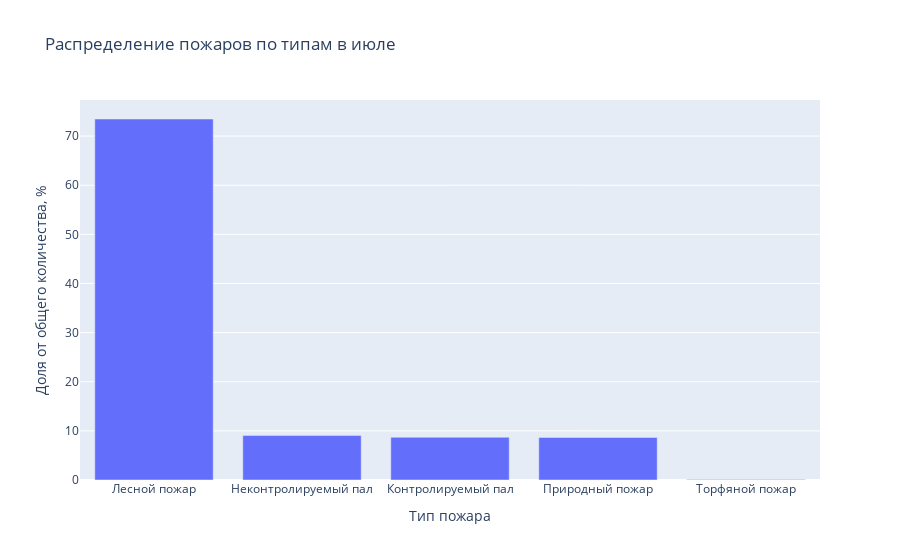

Notebook code cell kept with this figure:
### Code cell
fig = px.bar(wildfire_type_july, x='Тип пожара', y='Доля от общего количества, %', 
             title='Распределение пожаров по типам в июле')
fig.show()
fig.write_image('img/распределение июль.jpg')

### Figure 1 — Plotly figure (JSON) as saved in the notebook; plotly's stock layout.template omitted (floating-point values rounded to 4 significant figures)
{"data": [{"alignmentgroup": "True", "hovertemplate": "Тип пожара=%{x}<br>Доля от общего количества, %=%{y}<extra></extra>", "legendgroup": "", "marker": {"color": "#636efa", "pattern": {"shape": ""}}, "name": "", "offsetgroup": "", "orientation": "v", "showlegend": false, "textposition": "auto", "type": "bar", "x": ["Лесной пожар", "Неконтролируемый пал", "Контролируемый пал", "Природный пожар", "Торфяной пожар"], "xaxis": "x", "y": [73.47, 9.081, 8.694, 8.668, 0.08239], "yaxis": "y"}], "layout": {"barmode": "relative", "legend": {"tracegroupgap": 0}, "title": {"text": "Распределение пожаров по типам в июле"}, "xaxis": {"anchor": "y", "domain": [0, 1], "title": {"text": "Тип пожара"}}, "yaxis": {"anchor": "x", "domain": [0, 1], "title": {"text": "Доля от общего количества, %"}}}}
